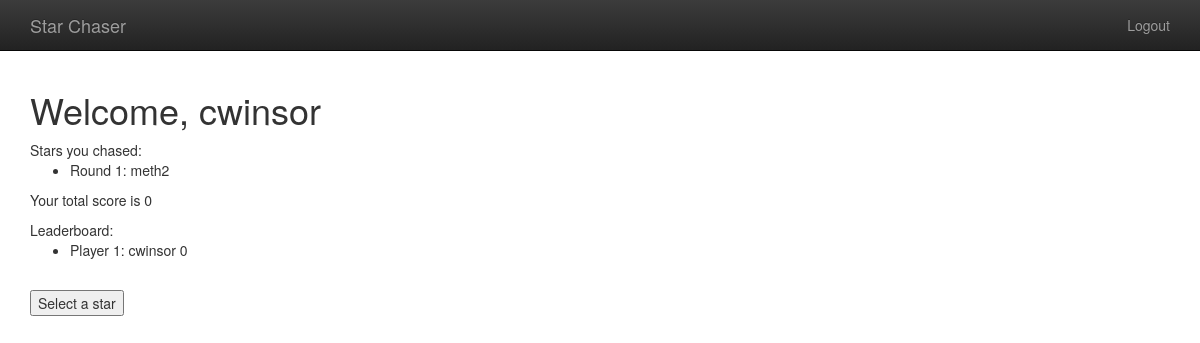
The app's page /player/ (signed in), older data.
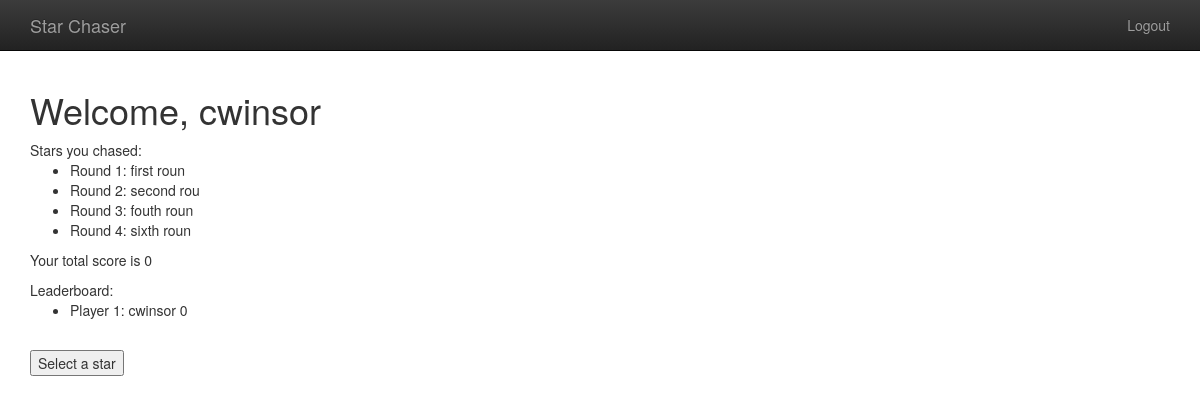
The same page, newer data.
### app_gameplay/models.py (models this page shows, shortened)
class GameplayRound(models.Model):
    objects = GameplayRoundQuerySet.as_manager()
    name = models.CharField(max_length=10)
    player = models.ForeignKey(
        User,
        related_name="player",
        on_delete=models.CASCADE)
    bet = models.ForeignKey(
        Bet,
        related_name="bet",
        on_delete=models.CASCADE)

class Profile(models.Model):
    user = models.OneToOneField(User, on_delete=models.CASCADE)
    total_score = models.IntegerField(default=0)

### app_player/views.py (the view)
# urls.py: 2. Add a URL to urlpatterns:  path('', views.home, name='home')
@login_required
def home(request):
    rounds_this_player = GameplayRound.objects.rounds_this_player(request.user)
    leader_board = User.objects.all()
    leader_board_list = list(leader_board)
    return render(request, "app_player/home.html",
                  {'rounds': rounds_this_player,
                   'leader_board': leader_board_list}
                  )

### app_gameplay/models.py (called while the page is built)
    def rounds_this_player(self, user):
        return self.filter(
            Q(player=user)
        )

### templates/app_player/home.html (shortened to what this page needs)
{% extends "base.html" %}
{% block content %}
<h1>Welcome, {{ user.username }}</h1>
Stars you chased:
<ul>
    {% for r in rounds %}
    <li>Round {{ r.id }}: {{ r.name }} </li>
    {% endfor %}
</ul>
Your total score is {{ user.profile.total_score }}
Leaderboard:
<ul>
    {% for l in leader_board %}
    <li>Player {{ l.id }}: {{ l.username }} {{ l.profile.total_score}} </li>
    {% endfor %}
</ul>
<br>
<button type="submit" value="foo" onclick="window.location.href='{% url 'player_pick_star' %}'" name='mybtn2'>Select a star</button>
{% endblock %}

Row changes from the older to the newer data that the page shows:
changed GameplayRound id 1: name "meth2" → "first roun"
added GameplayRound: id "2", name "second rou"
added GameplayRound: id "3", name "fouth roun"
added GameplayRound: id "4", name "sixth roun"
